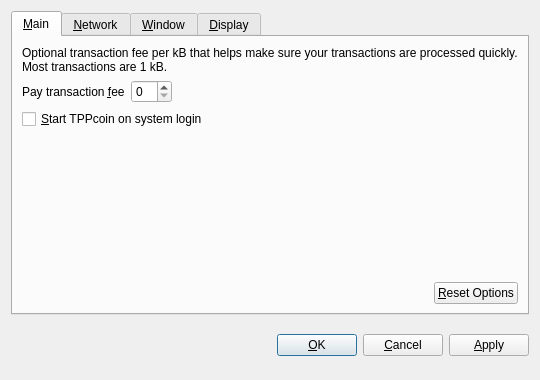
<?xml version="1.0" encoding="UTF-8"?>
<ui version="4.0">
 <class>OptionsDialog</class>
 <widget class="QDialog" name="OptionsDialog">
  <property name="geometry">
   <rect>
    <x>0</x>
    <y>0</y>
    <width>540</width>
    <height>380</height>
   </rect>
  </property>
  <property name="windowTitle">
   <string>Options</string>
  </property>
  <property name="modal">
   <bool>true</bool>
  </property>
  <layout class="QVBoxLayout" name="verticalLayout">
   <item>
    <widget class="QTabWidget" name="tabWidget">
     <property name="tabPosition">
      <enum>QTabWidget::North</enum>
     </property>
     <property name="currentIndex">
      <number>0</number>
     </property>
     <widget class="QWidget" name="tabMain">
      <attribute name="title">
       <string>&amp;Main</string>
      </attribute>
      <layout class="QVBoxLayout" name="verticalLayout_Main">
       <item>
        <widget class="QLabel" name="transactionFeeInfoLabel">
         <property name="text">
          <string>Optional transaction fee per kB that helps make sure your transactions are processed quickly. Most transactions are 1 kB.</string>
         </property>
         <property name="textFormat">
          <enum>Qt::PlainText</enum>
         </property>
         <property name="wordWrap">
          <bool>true</bool>
         </property>
        </widget>
       </item>
       <item>
        <layout class="QHBoxLayout" name="horizontalLayout_1_Main">
         <item>
          <widget class="QLabel" name="transactionFeeLabel">
           <property name="text">
            <string>Pay transaction &amp;fee</string>
           </property>
           <property name="textFormat">
            <enum>Qt::PlainText</enum>
           </property>
           <property name="buddy">
            <cstring>transactionFee</cstring>
           </property>
          </widget>
         </item>
         <item>
          <widget class="BitcoinAmountField" name="transactionFee"/>
         </item>
         <item>
          <spacer name="horizontalSpacer_1_Main">
           <property name="orientation">
            <enum>Qt::Horizontal</enum>
           </property>
           <property name="sizeHint" stdset="0">
            <size>
             <width>40</width>
             <height>20</height>
            </size>
           </property>
          </spacer>
         </item>
        </layout>
       </item>
       <item>
        <widget class="QCheckBox" name="bitcoinAtStartup">
         <property name="toolTip">
          <string>Automatically start TPPcoin after logging in to the system.</string>
         </property>
         <property name="text">
          <string>&amp;Start TPPcoin on system login</string>
         </property>
        </widget>
       </item>
       <item>
        <spacer name="verticalSpacer_Main">
         <property name="orientation">
          <enum>Qt::Vertical</enum>
         </property>
         <property name="sizeHint" stdset="0">
          <size>
           <width>20</width>
           <height>40</height>
          </size>
         </property>
        </spacer>
       </item>
       <item>
        <layout class="QHBoxLayout" name="horizontalLayout_2_Main">
         <item>
          <spacer name="horizontalSpacer_2_Main">
           <property name="orientation">
            <enum>Qt::Horizontal</enum>
           </property>
           <property name="sizeHint" stdset="0">
            <size>
             <width>40</width>
             <height>20</height>
            </size>
           </property>
          </spacer>
         </item>
         <item>
          <widget class="QPushButton" name="resetButton">
           <property name="toolTip">
            <string>Reset all client options to default.</string>
           </property>
           <property name="text">
            <string>&amp;Reset Options</string>
           </property>
           <property name="autoDefault">
            <bool>false</bool>
           </property>
          </widget>
         </item>
        </layout>
       </item>
      </layout>
     </widget>
     <widget class="QWidget" name="tabNetwork">
      <attribute name="title">
       <string>&amp;Network</string>
      </attribute>
      <layout class="QVBoxLayout" name="verticalLayout_Network">
       <item>
        <widget class="QCheckBox" name="mapPortUpnp">
         <property name="toolTip">
          <string>Automatically open the TPPcoin client port on the router. This only works when your router supports UPnP and it is enabled.</string>
         </property>
         <property name="text">
          <string>Map port using &amp;UPnP</string>
         </property>
        </widget>
       </item>
       <item>
        <widget class="QCheckBox" name="connectSocks">
         <property name="toolTip">
          <string>Connect to the TPPcoin network through a SOCKS proxy (e.g. when connecting through Tor).</string>
         </property>
         <property name="text">
          <string>&amp;Connect through SOCKS proxy:</string>
         </property>
        </widget>
       </item>
       <item>
        <layout class="QHBoxLayout" name="horizontalLayout_Network">
         <item>
          <widget class="QLabel" name="proxyIpLabel">
           <property name="text">
            <string>Proxy &amp;IP:</string>
           </property>
           <property name="textFormat">
            <enum>Qt::PlainText</enum>
           </property>
           <property name="buddy">
            <cstring>proxyIp</cstring>
           </property>
          </widget>
         </item>
         <item>
          <widget class="QValidatedLineEdit" name="proxyIp">
           <property name="maximumSize">
            <size>
             <width>140</width>
             <height>16777215</height>
            </size>
           </property>
           <property name="toolTip">
            <string>IP address of the proxy (e.g. 127.0.0.1)</string>
           </property>
          </widget>
         </item>
         <item>
          <widget class="QLabel" name="proxyPortLabel">
           <property name="text">
            <string>&amp;Port:</string>
           </property>
           <property name="textFormat">
            <enum>Qt::PlainText</enum>
           </property>
           <property name="buddy">
            <cstring>proxyPort</cstring>
           </property>
          </widget>
         </item>
         <item>
          <widget class="QLineEdit" name="proxyPort">
           <property name="maximumSize">
            <size>
             <width>55</width>
             <height>16777215</height>
            </size>
           </property>
           <property name="toolTip">
            <string>Port of the proxy (e.g. 9050)</string>
           </property>
          </widget>
         </item>
         <item>
          <widget class="QLabel" name="socksVersionLabel">
           <property name="text">
            <string>SOCKS &amp;Version:</string>
           </property>
           <property name="textFormat">
            <enum>Qt::PlainText</enum>
           </property>
           <property name="buddy">
            <cstring>socksVersion</cstring>
           </property>
          </widget>
         </item>
         <item>
          <widget class="QValueComboBox" name="socksVersion">
           <property name="toolTip">
            <string>SOCKS version of the proxy (e.g. 5)</string>
           </property>
          </widget>
         </item>
         <item>
          <spacer name="horizontalSpacer_Network">
           <property name="orientation">
            <enum>Qt::Horizontal</enum>
           </property>
           <property name="sizeHint" stdset="0">
            <size>
             <width>40</width>
             <height>20</height>
            </size>
           </property>
          </spacer>
         </item>
        </layout>
       </item>
       <item>
        <spacer name="verticalSpacer_Network">
         <property name="orientation">
          <enum>Qt::Vertical</enum>
         </property>
         <property name="sizeHint" stdset="0">
          <size>
           <width>20</width>
           <height>40</height>
          </size>
         </property>
        </spacer>
       </item>
      </layout>
     </widget>
     <widget class="QWidget" name="tabWindow">
      <attribute name="title">
       <string>&amp;Window</string>
      </attribute>
      <layout class="QVBoxLayout" name="verticalLayout_Window">
       <item>
        <widget class="QCheckBox" name="minimizeToTray">
         <property name="toolTip">
          <string>Show only a tray icon after minimizing the window.</string>
         </property>
         <property name="text">
          <string>&amp;Minimize to the tray instead of the taskbar</string>
         </property>
        </widget>
       </item>
       <item>
        <widget class="QCheckBox" name="minimizeOnClose">
         <property name="toolTip">
          <string>Minimize instead of exit the application when the window is closed. When this option is enabled, the application will be closed only after selecting Quit in the menu.</string>
         </property>
         <property name="text">
          <string>M&amp;inimize on close</string>
         </property>
        </widget>
       </item>
       <item>
        <spacer name="verticalSpacer_Window">
         <property name="orientation">
          <enum>Qt::Vertical</enum>
         </property>
         <property name="sizeHint" stdset="0">
          <size>
           <width>20</width>
           <height>40</height>
          </size>
         </property>
        </spacer>
       </item>
      </layout>
     </widget>
     <widget class="QWidget" name="tabDisplay">
      <attribute name="title">
       <string>&amp;Display</string>
      </attribute>
      <layout class="QVBoxLayout" name="verticalLayout_Display">
       <item>
        <layout class="QHBoxLayout" name="horizontalLayout_1_Display">
         <item>
          <widget class="QLabel" name="langLabel">
           <property name="text">
            <string>User Interface &amp;language:</string>
           </property>
           <property name="textFormat">
            <enum>Qt::PlainText</enum>
           </property>
           <property name="buddy">
            <cstring>lang</cstring>
           </property>
          </widget>
         </item>
         <item>
          <widget class="QValueComboBox" name="lang">
           <property name="toolTip">
            <string>The user interface language can be set here. This setting will take effect after restarting TPPcoin.</string>
           </property>
          </widget>
         </item>
        </layout>
       </item>
       <item>
        <layout class="QHBoxLayout" name="horizontalLayout_2_Display">
         <item>
          <widget class="QLabel" name="unitLabel">
           <property name="text">
            <string>&amp;Unit to show amounts in:</string>
           </property>
           <property name="textFormat">
            <enum>Qt::PlainText</enum>
           </property>
           <property name="buddy">
            <cstring>unit</cstring>
           </property>
          </widget>
         </item>
         <item>
          <widget class="QValueComboBox" name="unit">
           <property name="toolTip">
            <string>Choose the default subdivision unit to show in the interface and when sending coins.</string>
           </property>
          </widget>
         </item>
        </layout>
       </item>
       <item>
        <widget class="QCheckBox" name="displayAddresses">
         <property name="toolTip">
          <string>Whether to show TPPcoin addresses in the transaction list or not.</string>
         </property>
         <property name="text">
          <string>&amp;Display addresses in transaction list</string>
         </property>
        </widget>
       </item>
       <item>
        <widget class="QCheckBox" name="coinControlFeatures">
         <property name="toolTip">
          <string>Whether to show coin control features or not.</string>
         </property>
         <property name="text">
          <string>Display coin &amp;control features (experts only!)</string>
         </property>
        </widget>
       </item>
       <item>
        <spacer name="verticalSpacer_Display">
         <property name="orientation">
          <enum>Qt::Vertical</enum>
         </property>
         <property name="sizeHint" stdset="0">
          <size>
           <width>20</width>
           <height>40</height>
          </size>
         </property>
        </spacer>
       </item>
      </layout>
     </widget>
    </widget>
   </item>
   <item>
    <layout class="QHBoxLayout" name="horizontalLayout_Buttons">
     <item>
      <spacer name="horizontalSpacer_1">
       <property name="orientation">
        <enum>Qt::Horizontal</enum>
       </property>
       <property name="sizeHint" stdset="0">
        <size>
         <width>40</width>
         <height>48</height>
        </size>
       </property>
      </spacer>
     </item>
     <item>
      <widget class="QLabel" name="statusLabel">
       <property name="font">
        <font>
         <weight>75</weight>
         <bold>true</bold>
        </font>
       </property>
       <property name="text">
        <string/>
       </property>
       <property name="textFormat">
        <enum>Qt::PlainText</enum>
       </property>
       <property name="wordWrap">
        <bool>true</bool>
       </property>
      </widget>
     </item>
     <item>
      <spacer name="horizontalSpacer_2">
       <property name="orientation">
        <enum>Qt::Horizontal</enum>
       </property>
       <property name="sizeHint" stdset="0">
        <size>
         <width>40</width>
         <height>48</height>
        </size>
       </property>
      </spacer>
     </item>
     <item>
      <widget class="QPushButton" name="okButton">
       <property name="text">
        <string>&amp;OK</string>
       </property>
      </widget>
     </item>
     <item>
      <widget class="QPushButton" name="cancelButton">
       <property name="text">
        <string>&amp;Cancel</string>
       </property>
       <property name="autoDefault">
        <bool>false</bool>
       </property>
      </widget>
     </item>
     <item>
      <widget class="QPushButton" name="applyButton">
       <property name="text">
        <string>&amp;Apply</string>
       </property>
       <property name="autoDefault">
        <bool>false</bool>
       </property>
      </widget>
     </item>
    </layout>
   </item>
  </layout>
 </widget>
 <customwidgets>
  <customwidget>
   <class>BitcoinAmountField</class>
   <extends>QSpinBox</extends>
   <header>bitcoinamountfield.h</header>
  </customwidget>
  <customwidget>
   <class>QValueComboBox</class>
   <extends>QComboBox</extends>
   <header>qvaluecombobox.h</header>
  </customwidget>
  <customwidget>
   <class>QValidatedLineEdit</class>
   <extends>QLineEdit</extends>
   <header>qvalidatedlineedit.h</header>
  </customwidget>
 </customwidgets>
 <resources/>
 <connections/>
</ui>
